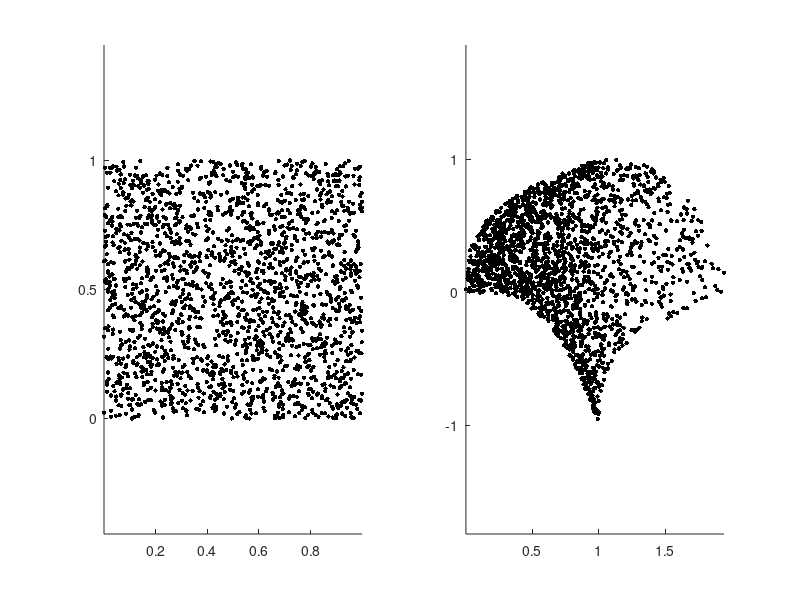

This chart was generated by the following MATLAB code:
N = 2000; 
x = rand(N,2);
y(:,1) = x(:,1) + x(:,2).^3;
y(:,2) = x(:,2) - x(:,1).^3;

% Plot:
subplot(1,2,1)
scatter(x(:,1), x(:,2), 10, 'k', 'filled');
axis equal;

subplot(1,2,2)
scatter(y(:,1), y(:,2), 10, 'k', 'filled');
axis equal;
